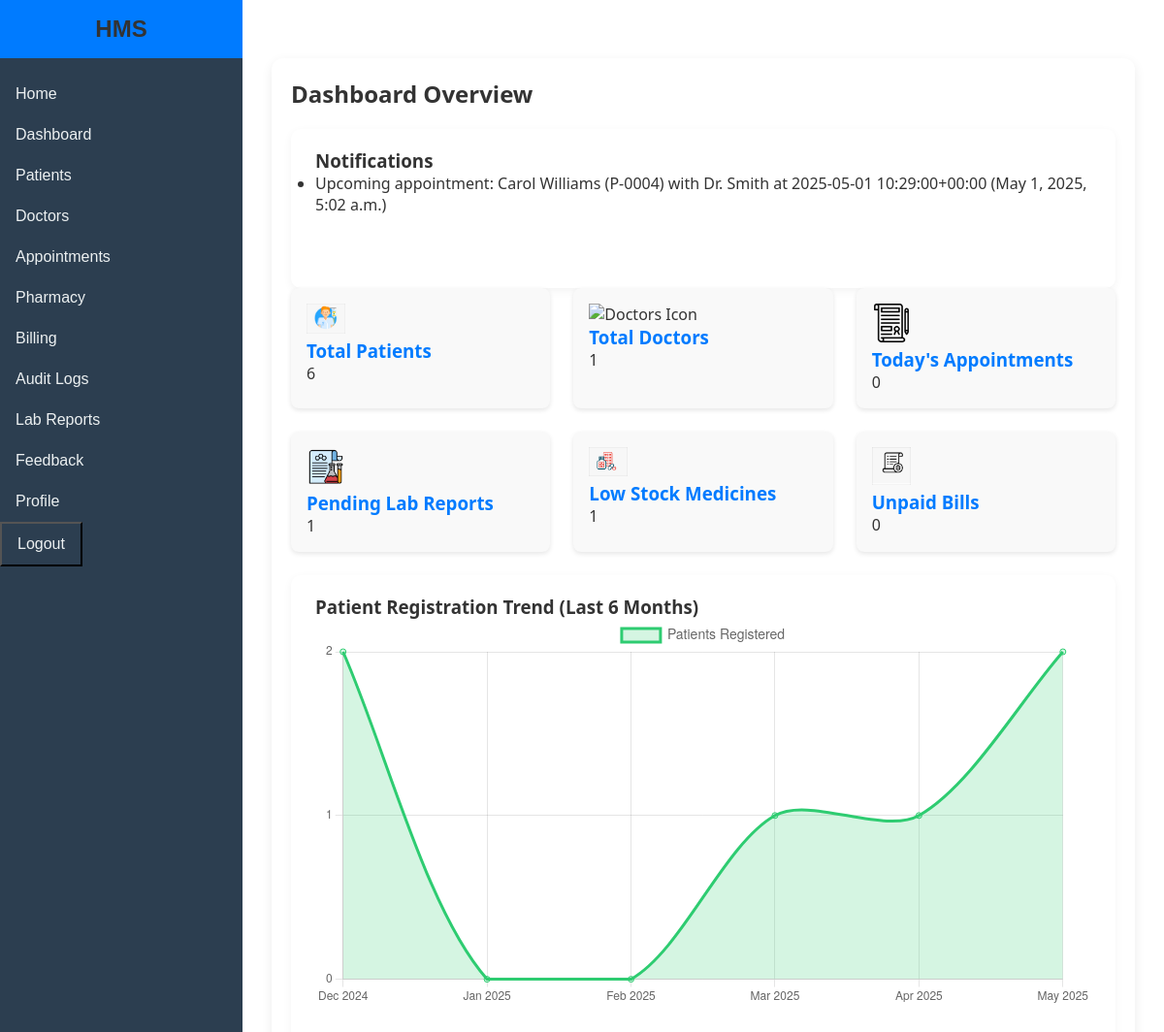
Page /dashboard/ (signed in, upper part) on the earlier database version.
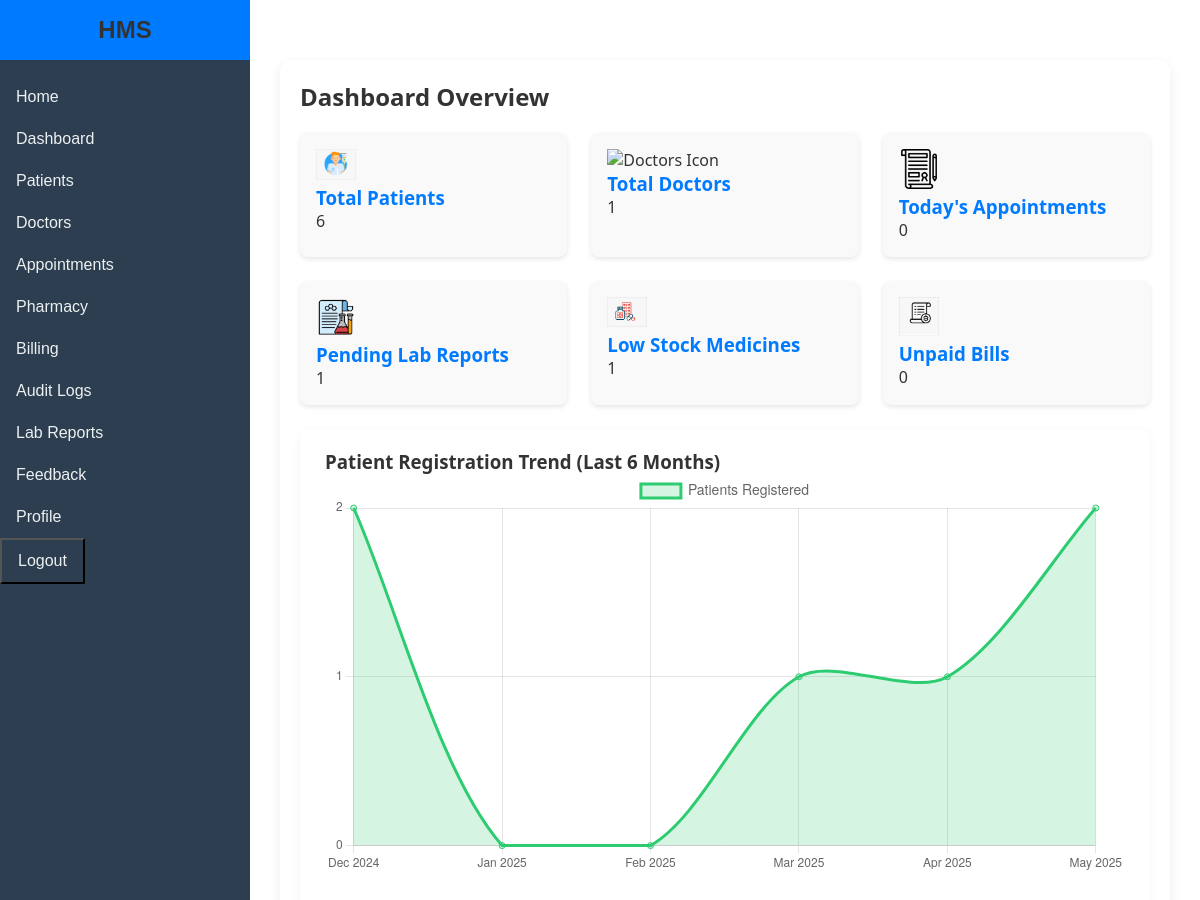
Same page on the later database version.
### core/models.py (models this page shows, shortened)
class Notification(models.Model):
    user = models.ForeignKey(User, on_delete=models.CASCADE)
    message = models.TextField()
    created_at = models.DateTimeField(auto_now_add=True)
    is_read = models.BooleanField(default=False)

### core/views.py (the view, shortened to what this page needs)
# urls.py: path('dashboard/', views.dashboard, name='dashboard'),
@login_required
@user_passes_test(is_admin_or_doctor)
def dashboard(request):
    if request.user.groups.filter(name='Doctor').exists():
        try:
            doctor = Doctor.objects.get(user=request.user)
            total_patients = Patient.objects.filter(doctor=doctor).count()
            total_doctors = 1  # Only the logged-in doctor
            today = date.today()
            todays_appointments = Appointment.objects.filter(
                doctor=doctor, appointment_date__date=today
            ).count()
            upcoming_appointments = Appointment.objects.filter(
                doctor=doctor, appointment_date__gte=timezone.now()
            ).order_by('appointment_date')[:5]
            pending_lab_reports = LabReport.objects.filter(
                patient__doctor=doctor, is_pending=True
            ).count()
            low_stock_medicines = 0  # Doctors don't have access to pharmacy
            unpaid_bills = 0  # Doctors don't have access to billing
            registration_data = Patient.objects.filter(
                doctor=doctor,
                created_at__gte=timezone.now() - timedelta(days=180)
            ).annotate(
                month=TruncMonth('created_at')
            ).values('month').annotate(count=Count('id')).order_by('month')
            diseases_data = Diagnosis.objects.filter(
                patient__doctor=doctor
            ).values('disease').annotate(count=Count('id')).order_by('-count')[:5]
            upcoming_appointments_notify = Appointment.objects.filter(
                doctor=doctor,
                appointment_date__gte=timezone.now(),
                appointment_date__lte=timezone.now() + timedelta(hours=24)
            )
            for appt in upcoming_appointments_notify:
                message = f"Upcoming appointment with {appt.patient} at {appt.appointment_date}"
                if not Notification.objects.filter(user=request.user, message=message).exists():
                    Notification.objects.create(
                        user=request.user,
                        message=message,
                    )
        except Doctor.DoesNotExist:
            total_patients = total_doctors = todays_appointments = pending_lab_reports = 0
            upcoming_appointments = []
            unpaid_bills = 0
            registration_data = []
            diseases_data = []
    else:
        total_patients = Patient.objects.count()
        total_doctors = Doctor.objects.count()
        today = date.today()
        todays_appointments = Appointment.objects.filter(
            appointment_date__date=today
        ).count()
        upcoming_appointments = Appointment.objects.filter(
            appointment_date__gte=timezone.now()
        ).order_by('appointment_date')[:5]
        pending_lab_reports = LabReport.objects.filter(is_pending=True).count()
        low_stock_medicines = Medicine.objects.filter(stock__lt=10).count()
        unpaid_bills = Billing.objects.filter(is_paid=False).count()
        registration_data = Patient.objects.filter(
            created_at__gte=timezone.now() - timedelta(days=180)
        ).annotate(
            month=TruncMonth('created_at')
        ).values('month').annotate(count=Count('id')).order_by('month')
        diseases_data = Diagnosis.objects.values('disease').annotate(count=Count('id')).order_by('-count')[:5]
        upcoming_appointments_notify = Appointment.objects.filter(
            appointment_date__gte=timezone.now(),
            appointment_date__lte=timezone.now() + timedelta(hours=24)
        )
        unpaid_bills_notify = Billing.objects.filter(is_paid=False)
    import calendar
    from datetime import datetime
    today = timezone.now().date()
    months = []
    counts = []
    for i in range(5, -1, -1):
        month_date = today - timedelta(days=30 * i)
        month_name = calendar.month_name[month_date.month][:3] + f" {month_date.year}"
        months.append(month_name)
        count = next((item['count'] for item in registration_data if item['month'].date().month == month_date.month and item['month'].date().year == month_date.year), 0)
        counts.append(count)
    disease_labels = [item['disease'] for item in diseases_data]
    disease_counts = [item['count'] for item in diseases_data]
    notifications = Notification.objects.filter(user=request.user, is_read=False)
    context = {
        'total_patients': total_patients,
        'total_doctors': total_doctors,
        'todays_appointments': todays_appointments,
        'upcoming_appointments': upcoming_appointments,
        'pending_lab_reports': pending_lab_reports,
        'low_stock_medicines': low_stock_medicines,
        'unpaid_bills': unpaid_bills,
        'registration_months': json.dumps(months),
        'registration_counts': json.dumps(counts),
        'disease_labels': json.dumps(disease_labels),
        'disease_counts': json.dumps(disease_counts),
        'notifications': notifications,
    }
    return render(request, 'dashboard.html', context)

### core/models.py (called while the page is built)
    def __str__(self):
        return f"{self.first_name} {self.last_name} ({self.patient_id})"

    def __str__(self):
        return self.name

### core/views.py (called while the page is built)
def is_admin_or_doctor(user):
    return user.groups.filter(name='Admin').exists() or user.groups.filter(name='Doctor').exists()

### templates/dashboard.html (shortened to what this page needs)
{% extends 'base.html' %}
{% load static %}
{% block content %}
    <div class="content-wrapper">
        <h2 class="dashboard-title">Dashboard Overview</h2>
        {% if notifications %}
            <div class="dashboard-section">
                <h3 class="section-title">Notifications</h3>
                <div class="section-content">
                    <ul class="notification-list">
                        {% for notification in notifications %}
                            <li>{{ notification.message }} ({{ notification.created_at }})</li>
                            <a href="{% url 'mark_notification_read' notification.id %}" class="btn btn-info btn-sm">Mark as Read</a>
                        {% endfor %}
                    </ul>
                </div>
            </div>
        {% endif %}
        <div class="dashboard-stats">
            <div class="stat-card">
                <div class="stat-icon">
                    <img src="{% static 'images/patient-icon.png' %}" alt="Patients Icon">
                </div>
                <div class="stat-info">
                    <h3>Total Patients</h3>
                    <p>{{ total_patients }}</p>
                </div>
            </div>
            <div class="stat-card">
                <div class="stat-icon">
                    <img src="{% static 'images/doctor-icon.png' %}" alt="Doctors Icon">
                </div>
                <div class="stat-info">
                    <h3>Total Doctors</h3>
                    <p>{{ total_doctors }}</p>
                </div>
            </div>
            <div class="stat-card">
                <div class="stat-icon">
                    <img src="{% static 'images/appointment-icon.png' %}" alt="Appointments Icon">
                </div>
                <div class="stat-info">
                    <h3>Today's Appointments</h3>
                    <p>{{ todays_appointments }}</p>
                </div>
            </div>
            <div class="stat-card">
                <div class="stat-icon">
                    <img src="{% static 'images/lab-report-icon.png' %}" alt="Lab Reports Icon">
                </div>
                <div class="stat-info">
                    <h3>Pending Lab Reports</h3>
                    <p>{{ pending_lab_reports }}</p>
                </div>
            </div>
            {% if user.groups.all.0.name == 'Admin' %}
            <div class="stat-card">
                <div class="stat-icon">
                    <img src="{% static 'images/medicine-icon.png' %}" alt="Medicines Icon">
                </div>
                <div class="stat-info">
                    <h3>Low Stock Medicines</h3>
                    <p>{{ low_stock_medicines }}</p>
                </div>
            </div>
            <div class="stat-card">
                <div class="stat-icon">
                    <img src="{% static 'images/billing-icon.png' %}" alt="Billing Icon">
                </div>
                <div class="stat-info">
                    <h3>Unpaid Bills</h3>
                    <p>{{ unpaid_bills }}</p>
                </div>
            </div>
            {% endif %}
        </div>
        <div class="dashboard-section">
            <h3 class="section-title">Patient Registration Trend (Last 6 Months)</h3>
            <div class="section-content">
                <canvas id="registrationChart"></canvas>
            </div>
        </div>
    </div>
{% endblock %}

Differences in the rows shown:
removed Notification: message "Upcoming appointment: Carol Williams (P-0004) with Dr. Smith at 2025-05-01 10:29:00+00:00", created_at "May 1, 2025, 5:02 a.m."
Other differences:
text no longer shown: "Notifications"
